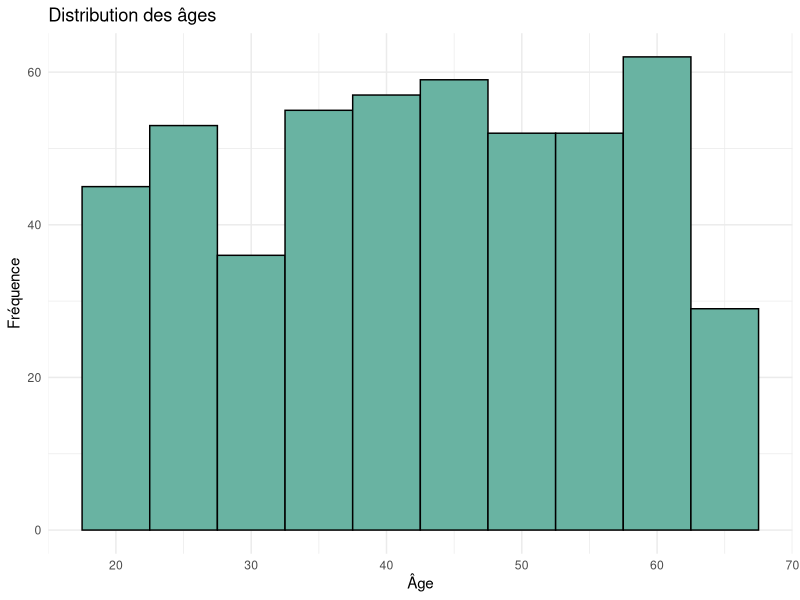
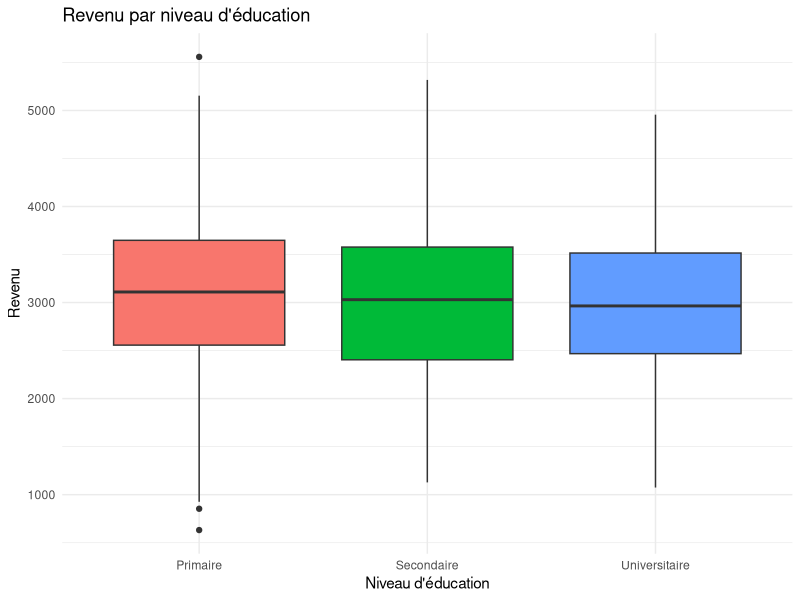
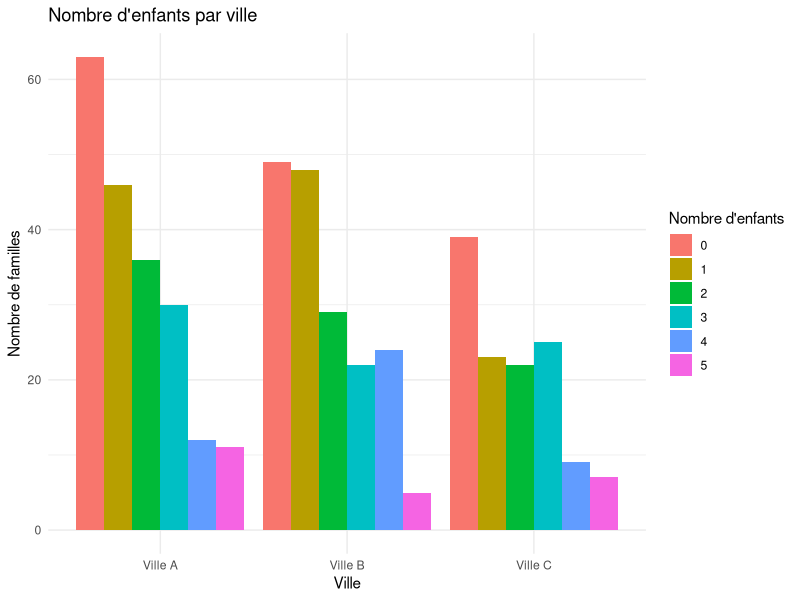
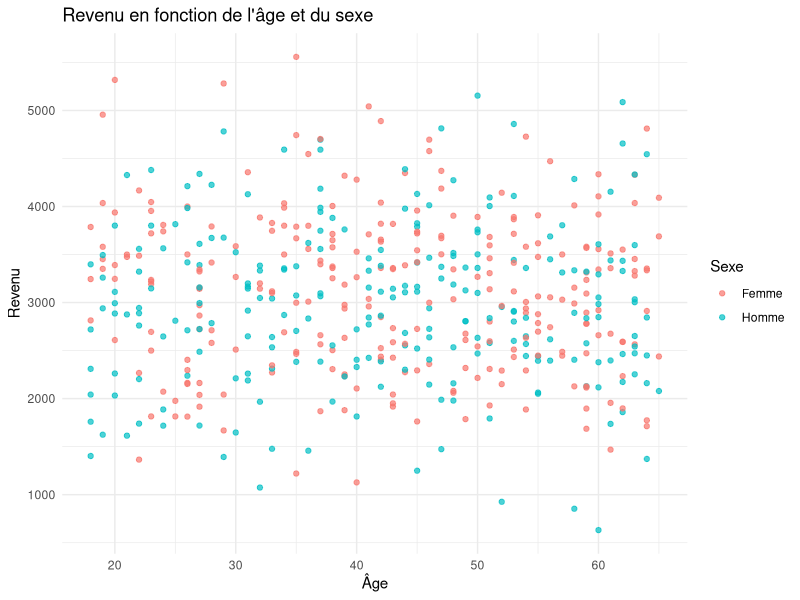
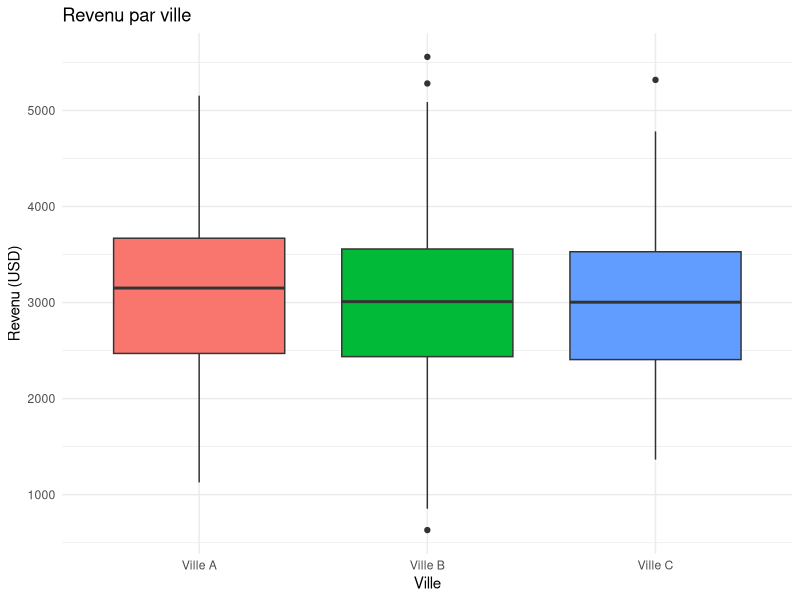

R code for these plots, in order:
## ---- chunk 1
knitr::opts_chunk$set(echo = TRUE, warning = FALSE, message = FALSE)
## ---- chunk 2
cat("*Texte en italique* ou _Texte en italique_")
## ---- chunk 3
cat("**Texte en gras** ou __Texte en gras__")
## ---- chunk 4
cat("[Nom du lien](https://github.com/Abson-dev/Projet-statistique-sous-R)")
## ---- chunk 5
cat("# Titre de niveau 1\n## Titre de niveau 2\n### Titre de niveau 3")
## ---- chunk 6
cat("- Élément 1\n- Élément 2\n  - Sous-élément 2.1")
## ---- chunk 7
cat("1. Premier point\n2. Deuxième point")
## ---- chunk 8
cat("> Ceci est une citation")
## ---- chunk 9
cat("Le théorème du binôme de Newton s'écrit comme suit :\n\n")

cat("$$ (a + b)^n = \\sum_{k=0}^{n} \\binom{n}{k} a^{n-k} b^k $$\n\n")
## ---- chunk 10
cat("Une fonction \\( f \\) est continue en un point \\( x_0 \\) si :\n\n")

cat("$$ \\lim_{x \\to x_0} f(x) = f(x_0) $$\n\n")

## ---- chunk 11
cat("Dans un espace métrique \\( (E, d) \\), la boule ouverte de centre \\( a \\) et de rayon \\( r > 0 \\) est définie par :\n\n")

cat("$$ B(a, r) = \\{ x \\in E \\mid d(x, a) < r \\} $$\n\n")

## ---- chunk 12
cat("Une équation différentielle d'ordre \\( n \\) s'exprime sous la forme générale :\n\n")

cat("$$ F \\left( x, y, \\frac{dy}{dx}, \\frac{d^2y}{dx^2}, \\dots, \\frac{d^ny}{dx^n} \\right) = 0 $$\n\n")

## ---- chunk 13
cat("Dans la théorie des sondages, l'estimateur de la moyenne de la population est donné par :\n\n")

cat("$$ \\bar{y} = \\frac{1}{n} \\sum_{i=1}^{n} y_i $$\n\n")

## ---- chunk 14
cat("En algèbre linéaire, une matrice \\( A \\) de dimension \\( m \\times n \\) est représentée sous la forme suivante :\n\n")

cat("$$ A = \\begin{bmatrix} 
a_{11} & a_{12} & \\cdots & a_{1n} \\\\ 
a_{21} & a_{22} & \\cdots & a_{2n} \\\\ 
\\vdots & \\vdots & \\ddots & \\vdots \\\\ 
a_{m1} & a_{m2} & \\cdots & a_{mn} 
\\end{bmatrix} $$\n\n")

## ---- chunk 15
cat("L'espérance mathématique d'une variable aléatoire \\( X \\) discrète est donnée par :\n\n")

cat("$$ \\mathbb{E}[X] = \\sum_{i=1}^{n} x_i P(x_i) $$\n\n")

cat("La variance est définie comme suit :\n\n")

cat("$$ \\text{Var}(X) = \\mathbb{E}[X^2] - (\\mathbb{E}[X])^2 $$\n\n")

## ---- chunk 16
cat("La décomposition en série de Fourier d'une fonction périodique \\( f(x) \\) est donnée par :\n\n")

cat("$$ f(x) = a_0 + \\sum_{n=1}^{\\infty} \\left( a_n \\cos(nx) + b_n \\sin(nx) \\right) $$\n\n")

cat("Où les coefficients sont définis par :\n\n")

cat("$$ a_n = \\frac{1}{\\pi} \\int_{-\\pi}^{\\pi} f(x) \\cos(nx) \\, dx $$\n\n")
cat("$$ b_n = \\frac{1}{\\pi} \\int_{-\\pi}^{\\pi} f(x) \\sin(nx) \\, dx $$\n\n")


## ---- chunk 17
cat("Le développement en série de Taylor d'une fonction \\( f(x) \\) autour d'un point \\( a \\) est donné par :\n\n")

cat("$$ f(x) = f(a) + f'(a)(x-a) + \\frac{f''(a)}{2!}(x-a)^2 + \\dots $$\n\n")


## ---- chunk 18
# Chargement des packages nécessaires
library(dplyr)
library(ggplot2)
library(knitr)
library(kableExtra)
library(tidyr)
library(xtable)

set.seed(42)  # Pour la reproductibilité

# Création du dataframe
df_fictif <- data.frame(
  ID = 1:500,
  Age = sample(18:65, 500, replace = TRUE),
  Sexe = sample(c("Homme", "Femme"), 500, replace = TRUE, prob = c(0.49, 0.51)),
  Revenu = round(rnorm(500, mean = 3000, sd = 800), 2),
  Education = sample(c("Primaire", "Secondaire", "Universitaire"), 500, replace = TRUE, prob = c(0.3, 0.5, 0.2)),
  Ville = sample(c("Ville A", "Ville B", "Ville C"), 500, replace = TRUE, prob = c(0.4, 0.35, 0.25)),
  Nombre_Enfants = sample(0:5, 500, replace = TRUE, prob = c(0.3, 0.25, 0.2, 0.15, 0.07, 0.03))
)

# Visualisation des premières lignes
head(df_fictif)
## ---- chunk 19
kable(head(df_fictif), caption = "Aperçu de la base de données fictive") %>%
  kable_styling(full_width = FALSE, bootstrap_options = c("striped", "hover", "condensed"))
## ---- chunk 20
summary(df_fictif)
## ---- chunk 21
kable(head(df_fictif, 10), caption = "Tableau simple des 10 premières entrées") %>%
  kable_styling(full_width = FALSE, position = "center")
## ---- chunk 22
kable(head(df_fictif, 10), "latex", booktabs = TRUE, caption = "Tableau avancé avec kableExtra") %>%
  kable_styling(latex_options = c("striped", "hold_position"))
## ---- chunk 23
# Exemple de pivotement pour fusionner des cellules
tab_pivot <- df_fictif %>%
  group_by(Ville, Sexe) %>%
  summarise(Average_Revenu = round(mean(Revenu), 2)) %>%
  pivot_wider(names_from = Sexe, values_from = Average_Revenu)

kable(tab_pivot, "latex", booktabs = TRUE, caption = "Revenu moyen par Ville et Sexe") %>%
  kable_styling(latex_options = c("striped", "hold_position")) %>%
  add_header_above(c(" " = 1, "Homme" = 1, "Femme" = 1))
## ---- chunk 24
# Création d'un tableau croisé entre Sexe et Education
tab_croisé <- table(df_fictif$Sexe, df_fictif$Education)
xtab <- xtable(tab_croisé, caption = "Tableau croisé : Sexe vs Education")
print(xtab, type = "latex", caption.placement = "top", include.rownames = TRUE)
## ---- chunk 25
ggplot(df_fictif, aes(x = Age)) +
  geom_histogram(binwidth = 5, fill = "#69b3a2", color = "black") +
  labs(title = "Distribution des âges", x = "Âge", y = "Fréquence") +
  theme_minimal()
## ---- chunk 26
ggplot(df_fictif, aes(x = Education, y = Revenu, fill = Education)) +
  geom_boxplot() +
  labs(title = "Revenu par niveau d'éducation", x = "Niveau d'éducation", y = "Revenu") +
  theme_minimal() +
  theme(legend.position = "none")
## ---- chunk 27
ggplot(df_fictif, aes(x = Ville, fill = as.factor(Nombre_Enfants))) +
  geom_bar(position = "dodge") +
  labs(title = "Nombre d'enfants par ville", x = "Ville", y = "Nombre de familles", fill = "Nombre d'enfants") +
  theme_minimal()
## ---- chunk 28
ggplot(df_fictif, aes(x = Age, y = Revenu, color = Sexe)) +
  geom_point(alpha = 0.7) +
  labs(title = "Revenu en fonction de l'âge et du sexe", x = "Âge", y = "Revenu") +
  theme_minimal()
## ---- chunk 29
# Note : Ce graphique est fictif car nous n'avons que trois villes
ggplot(df_fictif, aes(x = Ville, y = Revenu, fill = Ville)) +
  geom_boxplot() +
  labs(title = "Revenu par ville", x = "Ville", y = "Revenu (USD)") +
  theme_minimal() +
  theme(legend.position = "none")
## ---- chunk 30
# Définition des coefficients
A <- matrix(c(2, 3,
              5, -1), nrow = 2, byrow = TRUE)
B <- c(8, 2)

# Résolution du système
solution <- solve(A, B)
solution
## ---- chunk 31
mean_revenu <- mean(df_fictif$Revenu)
mean_revenu
## ---- chunk 32
cov_age_revenu <- cov(df_fictif$Age, df_fictif$Revenu)
cov_age_revenu
## ---- chunk 33
modele <- lm(Revenu ~ Age, data = df_fictif)
summary(modele)
## ---- chunk 34
anova_modele <- aov(Revenu ~ Education, data = df_fictif)
summary(anova_modele)
## ---- chunk 35
  # code ici
## ---- chunk 36
  # Code du graphique
## ---- chunk 37
library(dplyr)
library(ggplot2)
library(knitr)
library(kableExtra)
library(tidyr)
library(xtable)

set.seed(42)  # Pour la reproductibilité

# Création du dataframe
df_fictif <- data.frame(
  ID = 1:500,
  Age = sample(18:65, 500, replace = TRUE),
  Sexe = sample(c("Homme", "Femme"), 500, replace = TRUE, prob = c(0.49, 0.51)),
  Revenu = round(rnorm(500, mean = 3000, sd = 800), 2),
  Education = sample(c("Primaire", "Secondaire", "Universitaire"), 500, replace = TRUE, prob = c(0.3, 0.5, 0.2)),
  Ville = sample(c("Ville A", "Ville B", "Ville C"), 500, replace = TRUE, prob = c(0.4, 0.35, 0.25)),
  Nombre_Enfants = sample(0:5, 500, replace = TRUE, prob = c(0.3, 0.25, 0.2, 0.15, 0.07, 0.03))
)

# Visualisation des premières lignes
head(df_fictif)
